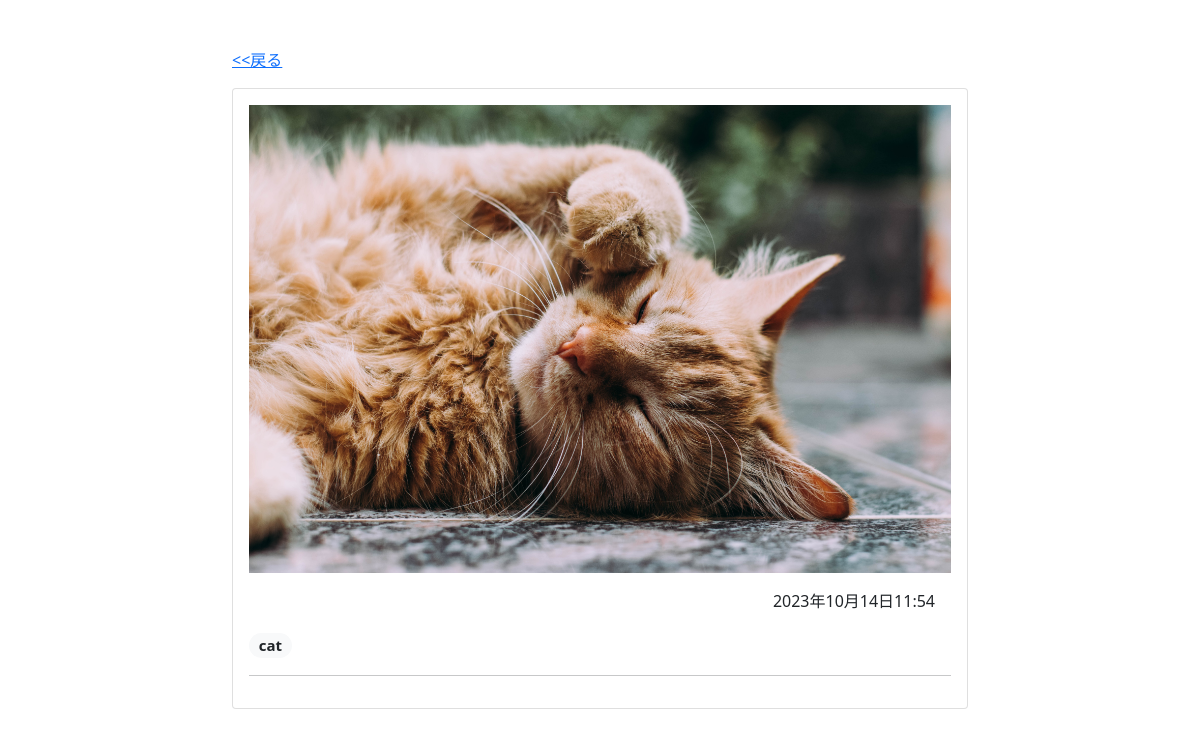
The page /photo/2 on the database its author committed.
### album/models.py (models this page shows)
class Photo(models.Model):
    image = models.ImageField(null=False, blank=False, upload_to="uploads/")
    description = models.TextField(null=True, blank=True)
    created_at = models.DateTimeField(auto_now_add=True)
    tags = models.ManyToManyField(Tag, blank=True)

class Tag(models.Model):
    name = models.CharField(max_length=32, primary_key=True)
    def __str__(self):
        return self.name

### album/views.py (the view)
# urls.py: path("photo/<int:pk>", PhotoDetailView.as_view(), name="photo-detail"),
class PhotoDetailView(DetailView):
    model = Photo
    template_name = "album/photo_detail.html"
    context_object_name = "photo"

### album/templates/album/photo_detail.html (shortened to what this page needs)
{% extends 'album/base.html' %}
{% block content %}
<div class="container">
    <div class="row justify-content-center">
        <div class="col-lg-8 col-md-10">
            <p><a href="{{ request.META.HTTP_REFERER }}"><<戻る</a></p>
            <div class="card">
                <div class="card-body">
                    <img src="{{ photo.image.url }}" class="img-fluid">
                    <p class="m-3 text-end">{{ photo.created_at }}</p>
                    <p class="fs-5">
                        {% for tag in photo.tags.all %}
                        <span class="badge rounded-pill bg-light text-dark">
                            {{ tag }}
                        </span>
                        {% endfor %}
                    </p>
                    <hr>
                </div>
            </div>
        </div>
    </div>
</div>
{% endblock content %}

### rows shown on the page
Photo: image (picture), created_at "2023年10月14日11:54"
Tag: name "cat"
